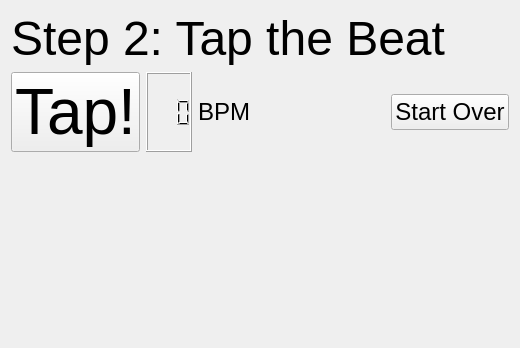
<?xml version="1.0" encoding="UTF-8"?>
<ui version="4.0">
 <class>tapWidget</class>
 <widget class="QWidget" name="tapWidget">
  <property name="geometry">
   <rect>
    <x>0</x>
    <y>0</y>
    <width>520</width>
    <height>348</height>
   </rect>
  </property>
  <property name="windowTitle">
   <string>Dialog</string>
  </property>
  <layout class="QVBoxLayout" name="verticalLayout">
   <item>
    <layout class="QVBoxLayout" name="outerVBox">
     <item>
      <widget class="QLabel" name="step2">
       <property name="sizePolicy">
        <sizepolicy hsizetype="Preferred" vsizetype="Minimum">
         <horstretch>0</horstretch>
         <verstretch>0</verstretch>
        </sizepolicy>
       </property>
       <property name="font">
        <font>
         <pointsize>36</pointsize>
        </font>
       </property>
       <property name="text">
        <string>Step 2: Tap the Beat</string>
       </property>
      </widget>
     </item>
     <item>
      <layout class="QHBoxLayout" name="tapButtonAndLCDHBox">
       <item>
        <widget class="QPushButton" name="tapButton">
         <property name="sizePolicy">
          <sizepolicy hsizetype="Minimum" vsizetype="Minimum">
           <horstretch>0</horstretch>
           <verstretch>0</verstretch>
          </sizepolicy>
         </property>
         <property name="font">
          <font>
           <pointsize>48</pointsize>
          </font>
         </property>
         <property name="text">
          <string>Tap!</string>
         </property>
        </widget>
       </item>
       <item>
        <widget class="QLCDNumber" name="beatPeriodLCD">
         <property name="sizePolicy">
          <sizepolicy hsizetype="Minimum" vsizetype="Minimum">
           <horstretch>0</horstretch>
           <verstretch>0</verstretch>
          </sizepolicy>
         </property>
         <property name="font">
          <font>
           <pointsize>18</pointsize>
          </font>
         </property>
         <property name="numDigits">
          <number>3</number>
         </property>
        </widget>
       </item>
       <item>
        <widget class="QLabel" name="bpmLabel">
         <property name="font">
          <font>
           <pointsize>18</pointsize>
          </font>
         </property>
         <property name="text">
          <string>BPM</string>
         </property>
        </widget>
       </item>
       <item>
        <spacer name="horizontalSpacer">
         <property name="orientation">
          <enum>Qt::Horizontal</enum>
         </property>
         <property name="sizeHint" stdset="0">
          <size>
           <width>40</width>
           <height>20</height>
          </size>
         </property>
        </spacer>
       </item>
       <item>
        <widget class="QPushButton" name="tapResetButton">
         <property name="font">
          <font>
           <pointsize>18</pointsize>
          </font>
         </property>
         <property name="text">
          <string>Start Over</string>
         </property>
        </widget>
       </item>
      </layout>
     </item>
     <item>
      <widget class="QWidget" name="recorderContainerWidget" native="true">
       <property name="sizePolicy">
        <sizepolicy hsizetype="Preferred" vsizetype="MinimumExpanding">
         <horstretch>0</horstretch>
         <verstretch>0</verstretch>
        </sizepolicy>
       </property>
      </widget>
     </item>
    </layout>
   </item>
  </layout>
 </widget>
 <layoutdefault spacing="6" margin="11"/>
 <resources/>
 <connections/>
</ui>
